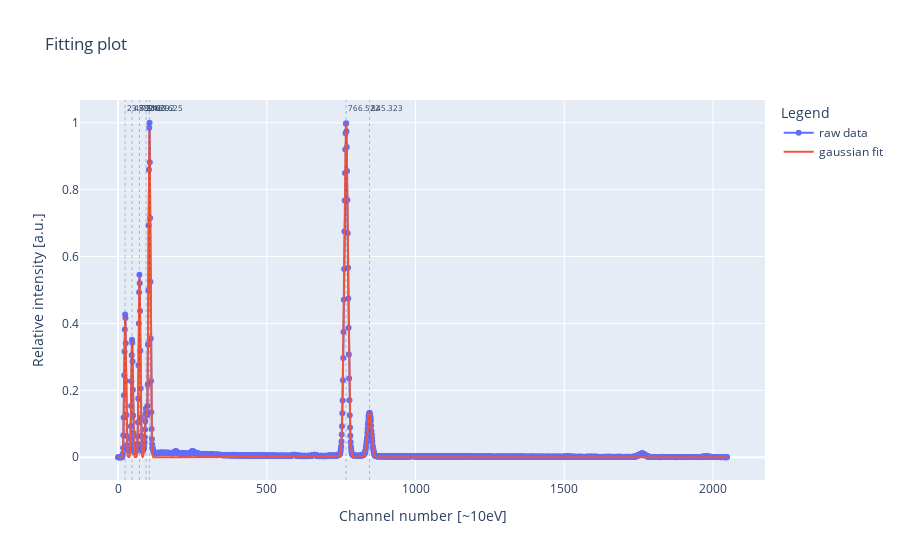

Write notebook code for a chart like this one.
### Code cell
# advanced plot using the following function, see helper_files/plotting.py
#fitting_plot(x, y_raw, y_fit=None, vlines=None, fit_vals=None, fig=None, start=0, stop=2048, 
# title="Fitting plot", xaxis_title="Channel number [~10eV]", yaxis_title="Relative intensity [a.u.]", )

y_fit = n_gaussians(x_raw, *fit_vals[0])
peaks_fitted = fit_vals[0][1::3]  # every third value is the peak value

fig = fitting_plot(x_raw, y_raw, y_fit=y_fit, vlines=peaks_fitted)  # add fit_vals[0] to see the fit values
fig.show()

### Figure 1 — Plotly figure (JSON) as saved in the notebook; plotly's stock layout.template omitted (floating-point values rounded to 4 significant figures; data arrays with more than 128 entries replaced by an {"elided": "..."} marker saying what was removed)
{"data": [{"mode": "lines+markers", "name": "raw data", "type": "scatter", "x": {"elided": "2048 int values"}, "y": {"elided": "2048 float values"}}, {"mode": "lines", "name": "gaussian fit", "type": "scatter", "x": {"elided": "2048 int values"}, "y": {"elided": "2048 float values"}}], "layout": {"annotations": [{"font": {"size": 8}, "showarrow": false, "text": "23.882", "x": 23.88, "xanchor": "left", "xref": "x", "y": 1, "yanchor": "top", "yref": "y domain"}, {"font": {"size": 8}, "showarrow": false, "text": "47.316", "x": 47.32, "xanchor": "left", "xref": "x", "y": 1, "yanchor": "top", "yref": "y domain"}, {"font": {"size": 8}, "showarrow": false, "text": "72.161", "x": 72.16, "xanchor": "left", "xref": "x", "y": 1, "yanchor": "top", "yref": "y domain"}, {"font": {"size": 8}, "showarrow": false, "text": "94.292", "x": 94.29, "xanchor": "left", "xref": "x", "y": 1, "yanchor": "top", "yref": "y domain"}, {"font": {"size": 8}, "showarrow": false, "text": "105.625", "x": 105.6, "xanchor": "left", "xref": "x", "y": 1, "yanchor": "top", "yref": "y domain"}, {"font": {"size": 8}, "showarrow": false, "text": "766.522", "x": 766.5, "xanchor": "left", "xref": "x", "y": 1, "yanchor": "top", "yref": "y domain"}, {"font": {"size": 8}, "showarrow": false, "text": "845.323", "x": 845.3, "xanchor": "left", "xref": "x", "y": 1, "yanchor": "top", "yref": "y domain"}], "legend": {"title": {"text": "Legend"}}, "shapes": [{"line": {"dash": "dot", "width": 0.3}, "type": "line", "x0": 23.88, "x1": 23.88, "xref": "x", "y0": 0, "y1": 1, "yref": "y domain"}, {"line": {"dash": "dot", "width": 0.3}, "type": "line", "x0": 47.32, "x1": 47.32, "xref": "x", "y0": 0, "y1": 1, "yref": "y domain"}, {"line": {"dash": "dot", "width": 0.3}, "type": "line", "x0": 72.16, "x1": 72.16, "xref": "x", "y0": 0, "y1": 1, "yref": "y domain"}, {"line": {"dash": "dot", "width": 0.3}, "type": "line", "x0": 94.29, "x1": 94.29, "xref": "x", "y0": 0, "y1": 1, "yref": "y domain"}, {"line": {"dash": "dot", "width": 0.3}, "type": "line", "x0": 105.6, "x1": 105.6, "xref": "x", "y0": 0, "y1": 1, "yref": "y domain"}, {"line": {"dash": "dot", "width": 0.3}, "type": "line", "x0": 766.5, "x1": 766.5, "xref": "x", "y0": 0, "y1": 1, "yref": "y domain"}, {"line": {"dash": "dot", "width": 0.3}, "type": "line", "x0": 845.3, "x1": 845.3, "xref": "x", "y0": 0, "y1": 1, "yref": "y domain"}], "title": {"text": "Fitting plot"}, "xaxis": {"title": {"text": "Channel number [~10eV]"}}, "yaxis": {"title": {"text": "Relative intensity [a.u.]"}}}}
